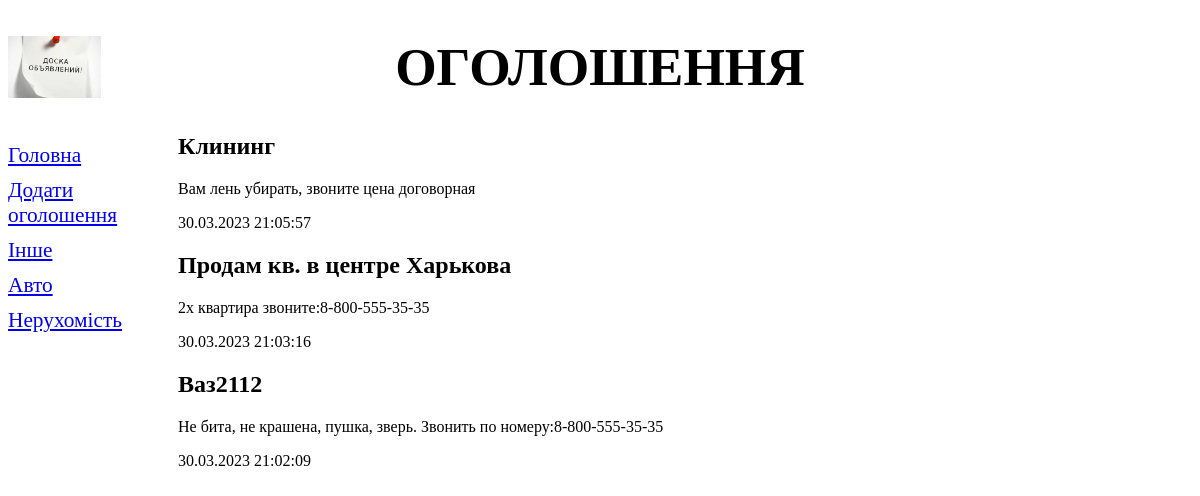
The page / on the database its author committed.
### bboard/models.py (models this page shows, shortened)
class Rubric(models.Model):
    name = models.CharField(max_length=20, db_index=True, verbose_name='Назва')
    class Meta:
        verbose_name_plural = 'Розділ'
        verbose_name = 'Розділ'
        ordering = ['name']

class Bb ( models.Model):
    title = models.CharField(max_length=50, verbose_name='Товар')
    content = models.TextField(null=True, blank=True, verbose_name='Характеристика')
    price = models.FloatField(null=True, blank=True, verbose_name='Ціна')
    published = models.DateTimeField(auto_now_add=True, db_index=True, verbose_name='Опубліковано')
    rubric = models.ForeignKey('Rubric', null=True, on_delete=models.PROTECT, verbose_name='Розділ')
    class Meta:
        verbose_name_plural = 'Оголошення'
        verbose_name = 'Оголошення'
        ordering = ['-published']

### bboard/views.py (the view)
# urls.py: path('', index, name='index'),
def index(request):
    bbs = Bb.objects.all()
    rubrics = Rubric.objects.all()
    context = {'bbs': bbs, 'rubrics': rubrics}
    return render(request, 'bboard/index.html', context)

### templates/bboard/index.html (shortened to what this page needs)
{%  extends "layout/basic.html" %}
{% block content %}
{% for bb in bbs %}
<div class="b">
    <h2>{{ bb.title }}</h2>
    <p>{{ bb.content }}</p>
    <p>{{ bb.published|date:"d.m.Y H:i:s" }}</p>
</div>
{% endfor %}
{% endblock %}

### templates/layout/basic.html (shortened to what this page needs)
{% load static %}
<!DOCTYPE html>
<html lang="en">
<head>
<link rel="stylesheet" type="text/css" href="{% static 'bboard/style.css' %}">
</head>
<body>
    <header>
        <h1>Оголошення</h1>
    </header>
    <nav>
        <a href="{% url 'index' %}">Головна</a>
        <a href="{% url 'add' %}">Додати оголошення</a>
        {% for rubric in rubrics %}
        <a href="{% url 'by_rubric' rubric.pk %}">
            {{ rubric.name }}</a>
        {% endfor %}
    </nav>
    <section>
        {% block content %}
        {% endblock %}
    </section>
</body>
</html>

### bboard/static/bboard/style.css (style rules this page uses)
header h1 { font-size: 40pt; text-transform: uppercase; text-align: center; background: url("bg.jpg") left / auto 100% no-repeat; }
nav { font-size: 16pt; width: 150px; float: left; }
nav a { display: block; margin: 10px 0px; }
section { margin-left:170px; }

### rows shown on the page
Rubric: name "Інше"
Rubric: name "Авто"
Rubric: name "Нерухомість"
Bb: title "Клининг", content "Вам лень убирать, звоните цена договорная", published "30.03.2023 21:05:57"
Bb: title "Продам кв. в центре Харькова", content "2х квартира звоните:8-800-555-35-35", published "30.03.2023 21:03:16"
Bb: title "Ваз2112", content "Не бита, не крашена, пушка, зверь. Звонить по номеру:8-800-555-35-35", published "30.03.2023 21:02:09"
